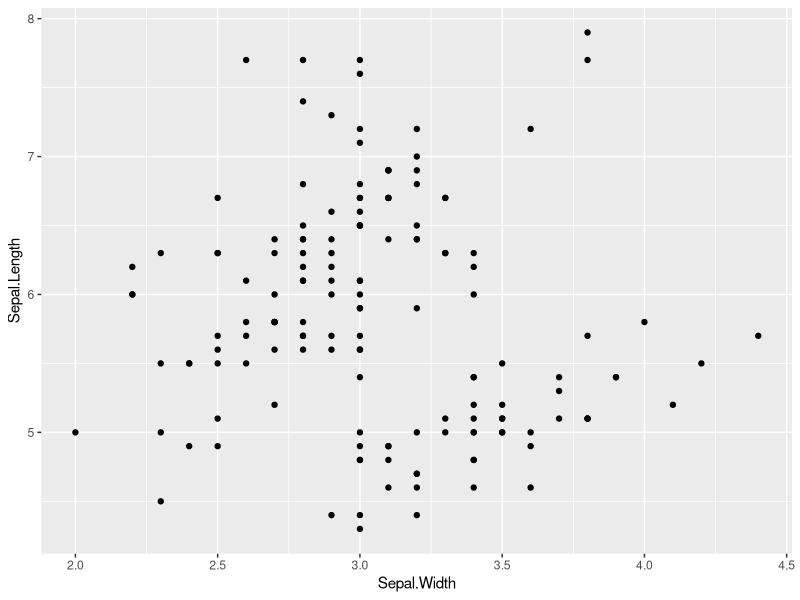
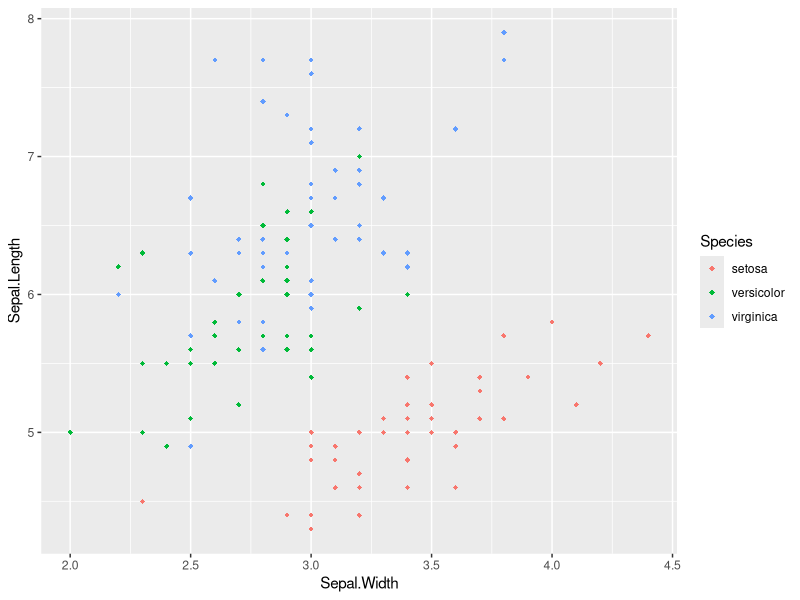
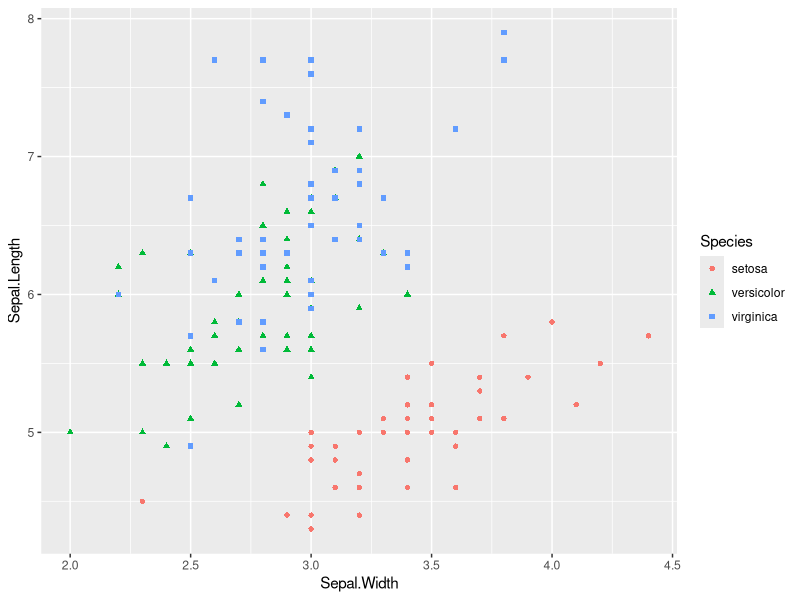
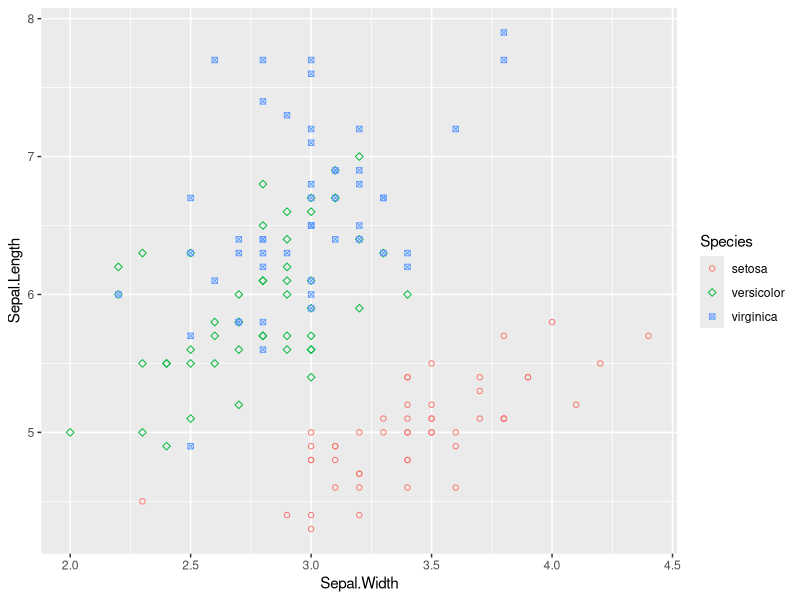
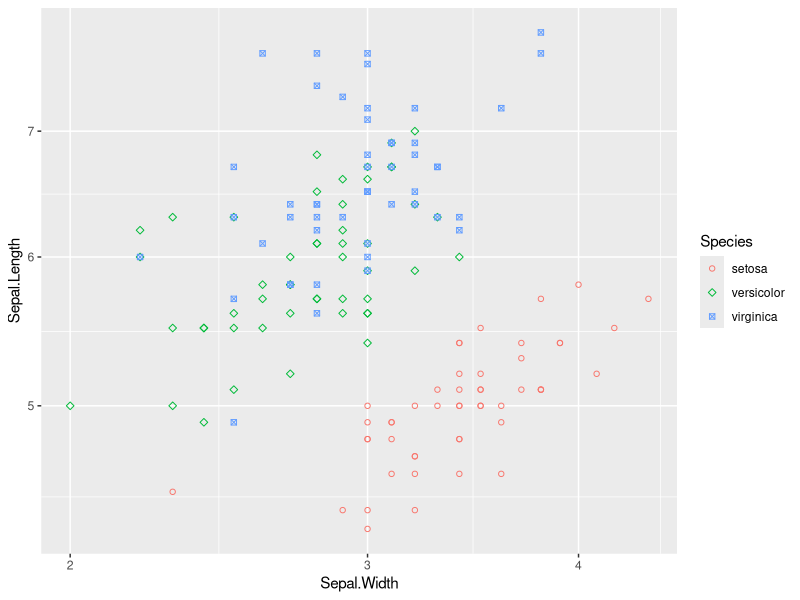
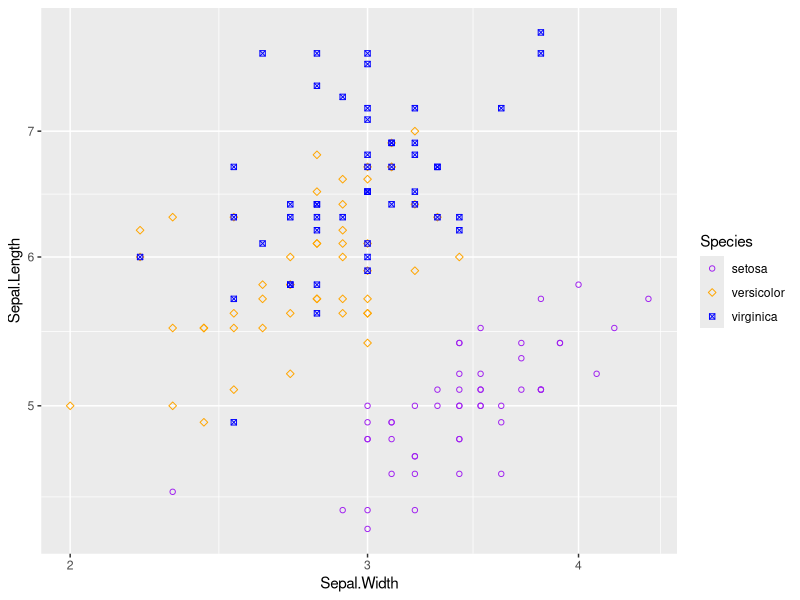
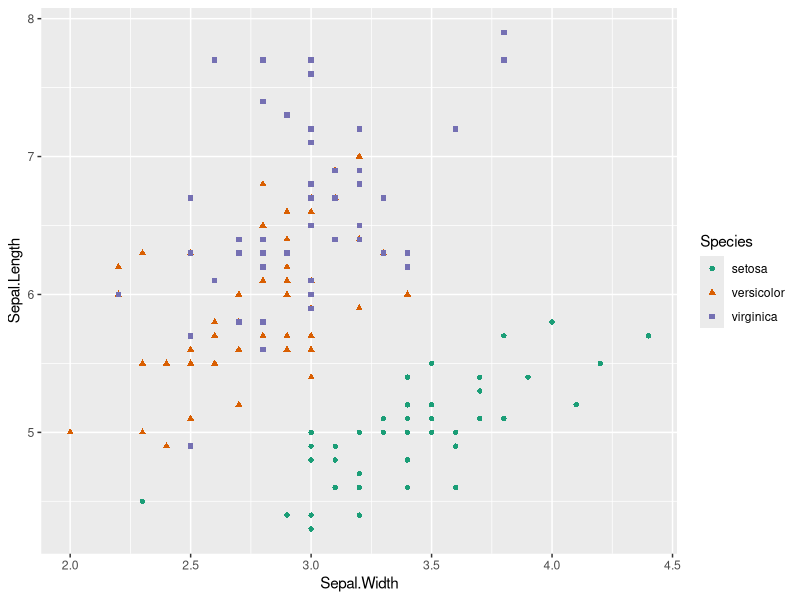
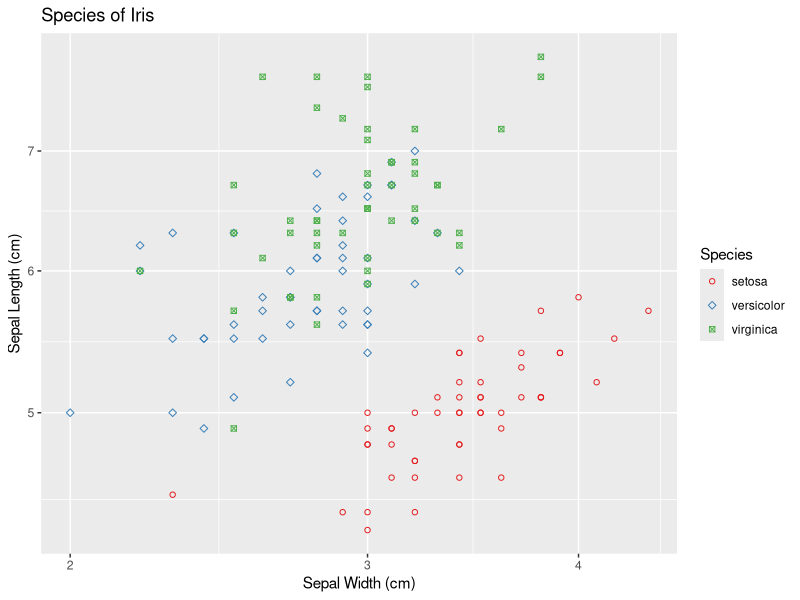

Generate these figures, in order, with R:
## ---- chunk 1
knitr::opts_chunk$set(echo = TRUE, message = FALSE, warning = FALSE, error = TRUE)
## ---- chunk 2
# Use this R-Chunk to load all your libraries!
#install.packages("tidyverse") # run this line once in console to get package
library(tidyverse)

## ---- chunk 3
ggplot(data = iris) +
  geom_point( mapping = aes(x=Sepal.Width, 
                     y = Sepal.Length))
## ---- chunk 4
ggplot(data = iris, 
       mapping = aes(x=Sepal.Width, 
                     y = Sepal.Length, 
                     color = Species)) +
  geom_point(shape = 18)
## ---- chunk 5
ggplot(data = iris, 
       mapping = aes(x=Sepal.Width, 
                     y = Sepal.Length, 
                     color = Species,
                     shape = Species)) +
  geom_point()
## ---- chunk 6
ggplot(data = iris, mapping = aes(x=Sepal.Width, 
                                  y = Sepal.Length, 
                                  color = Species,
                                  shape = Species)) +
  geom_point() +
  scale_shape_manual(values =  c(1, 5, 7)) 
## ---- chunk 7
ggplot(data = iris, 
       mapping = aes(x=Sepal.Width,
                     y = Sepal.Length, 
                     color = Species,
                     shape = Species)) +
  geom_point() +
  scale_shape_manual(values =  c(1, 5, 7)) +
  scale_x_log10() +
  scale_y_log10()
## ---- chunk 8
ggplot(data = iris, mapping = aes(x=Sepal.Width, 
                                  y = Sepal.Length, 
                                  color = Species,
                                  shape = Species)) +
  geom_point() +
  scale_shape_manual(values =  c(1, 5, 7)) +
  scale_x_log10() +
  scale_y_log10() +
  scale_color_manual(values = c("purple","orange","blue"))
## ---- chunk 9
ggplot(data = iris, 
       mapping = aes(x=Sepal.Width, 
                     y = Sepal.Length, 
                     color = Species,
                     shape = Species),
       size = 5) +
  geom_point() +
  scale_color_brewer(palette = "Dark2") 
#See the book for all the colors
## ---- chunk 10
ggplot(data = iris, mapping = aes(x=Sepal.Width, 
                                  y = Sepal.Length, 
                                  color = Species,
                                  shape = Species)) +
  geom_point() +
  scale_shape_manual(values =  c(1, 5, 7)) +
  scale_x_log10() +
  scale_y_log10() +
  scale_color_brewer(palette = "Set1") +
  labs(x= "Sepal Width (cm)",
       y = "Sepal Length (cm)",
       title = "Species of Iris")
## ---- chunk 11
ggplot(data = iris, mapping = aes(x=Sepal.Width, 
                                  y = Sepal.Length, 
                                  color = Species,
                                  shape = Species)) +
  geom_point() +
  scale_shape_manual(values =  c(1, 5, 7)) +
  scale_x_log10() +
  scale_y_log10() +
  scale_color_manual(values =  c("purple", "orange", "blue")) +
  labs(x= "Sepal Width (cm)",
       y = "Sepal Length (cm)",
       title = "Species of Iris",
        color = "Species of Iris",
       shape = "Species of Iris") +
  theme_bw()
## ---- chunk 12
p<- ggplot(data = iris, mapping = aes(x=Sepal.Width, 
                                  y = Sepal.Length, 
                                  color = Species,
                                  shape = Species)) +
  geom_point() +
  scale_shape_manual(values =  c(1, 5, 7)) +
  scale_x_log10() +
  scale_y_log10() +
  scale_color_manual(values = c("purple", "orange", "blue")) +
  labs(x= "Sepal Length (cm)",
       y = "Sepal Width (cm)",
       title = "This is where I would put a title",
       color = "Species of Iris",
       shape = "Species of Iris") + 
  theme(plot.title = element_text(hjust = .5)) +
  theme_bw() +
  facet_wrap(vars(Species)) 

p
## ---- chunk 13
averages <- iris %>% 
  group_by(Species) %>% 
  summarise(avglength = mean(Sepal.Length))
## ---- chunk 14
p +
  geom_hline(data = averages, 
                mapping = aes( yintercept = avglength))
#hint: run ?geom_hline to look at the needed aesthetics for geom_hline 
